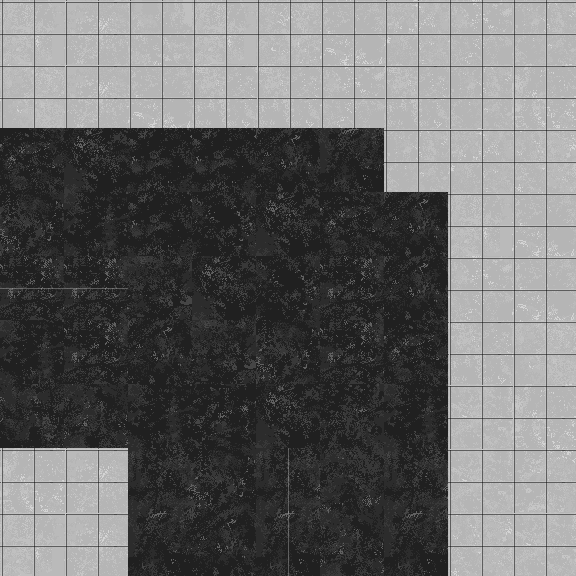

Tiled map render using the project's own tile images. Description and the whole map definition, tile-layer contents included, below:
An orthogonal 9x9 tile map with 64x64 px tiles, 1 tile layer (Tile Layer 1).

<map version="1.0" tiledversion="1.1.2" orientation="orthogonal" renderorder="right-down" width="9" height="9" tilewidth="64" tileheight="64" infinite="0" nextobjectid="1">
 <tileset firstgid="1" source="Road.tsx" />
 <layer name="Tile Layer 1" width="9" height="9">
  <data encoding="csv">
32,5,8,32,15,22,6,16,14,
31,5,22,13,13,16,13,14,21,
3,25,26,26,18,17,14,6,23,
10,1,26,19,25,3,18,32,22,
36,36,28,25,19,27,18,16,22,
1,27,18,28,10,27,3,13,31,
11,20,1,2,25,4,1,7,21,
21,5,9,10,41,12,9,7,29,
32,5,17,18,49,20,17,23,7
</data>
 </layer>
</map>
